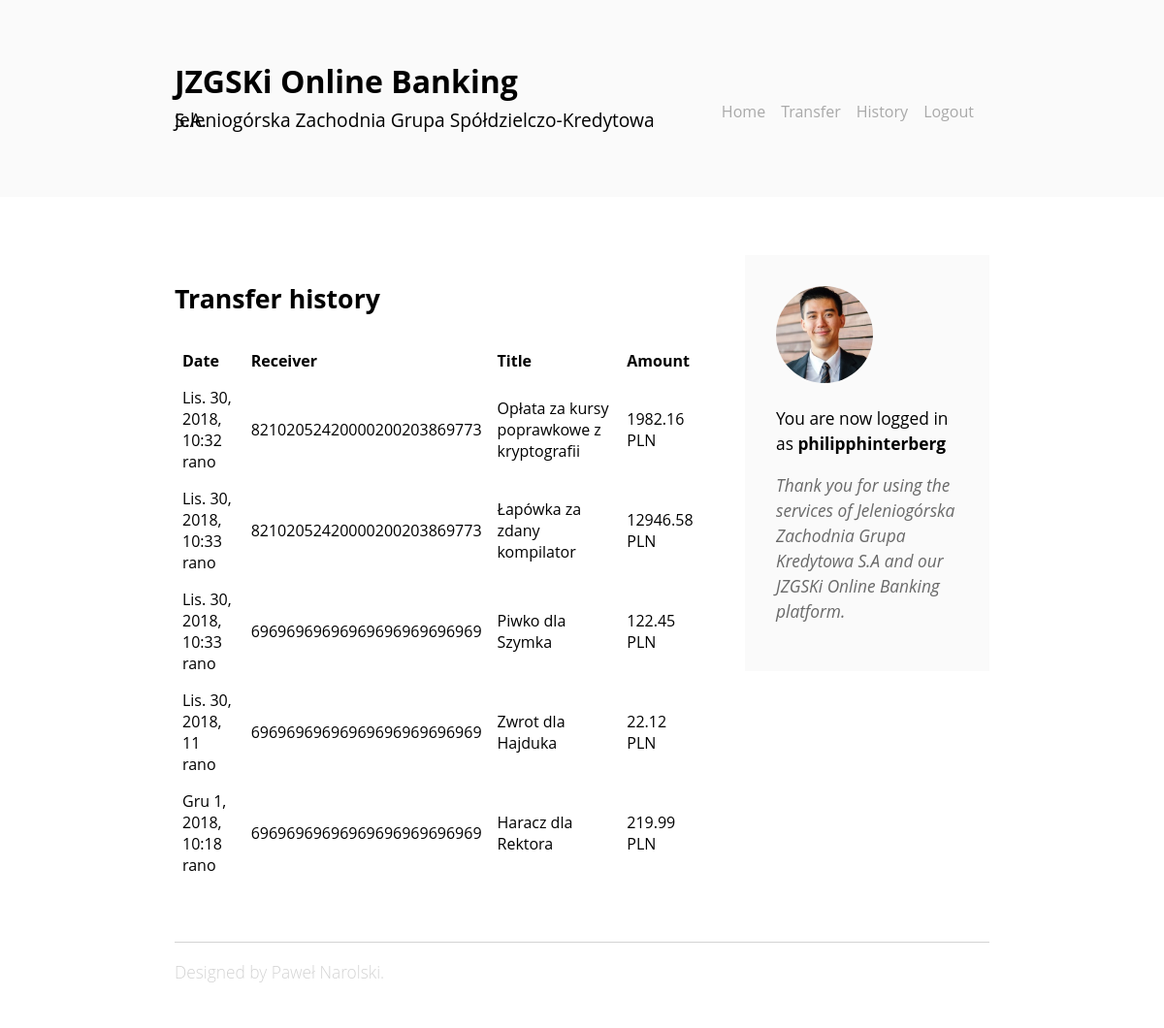
/transfers/history (signed in), run on an earlier commit of the app's database.
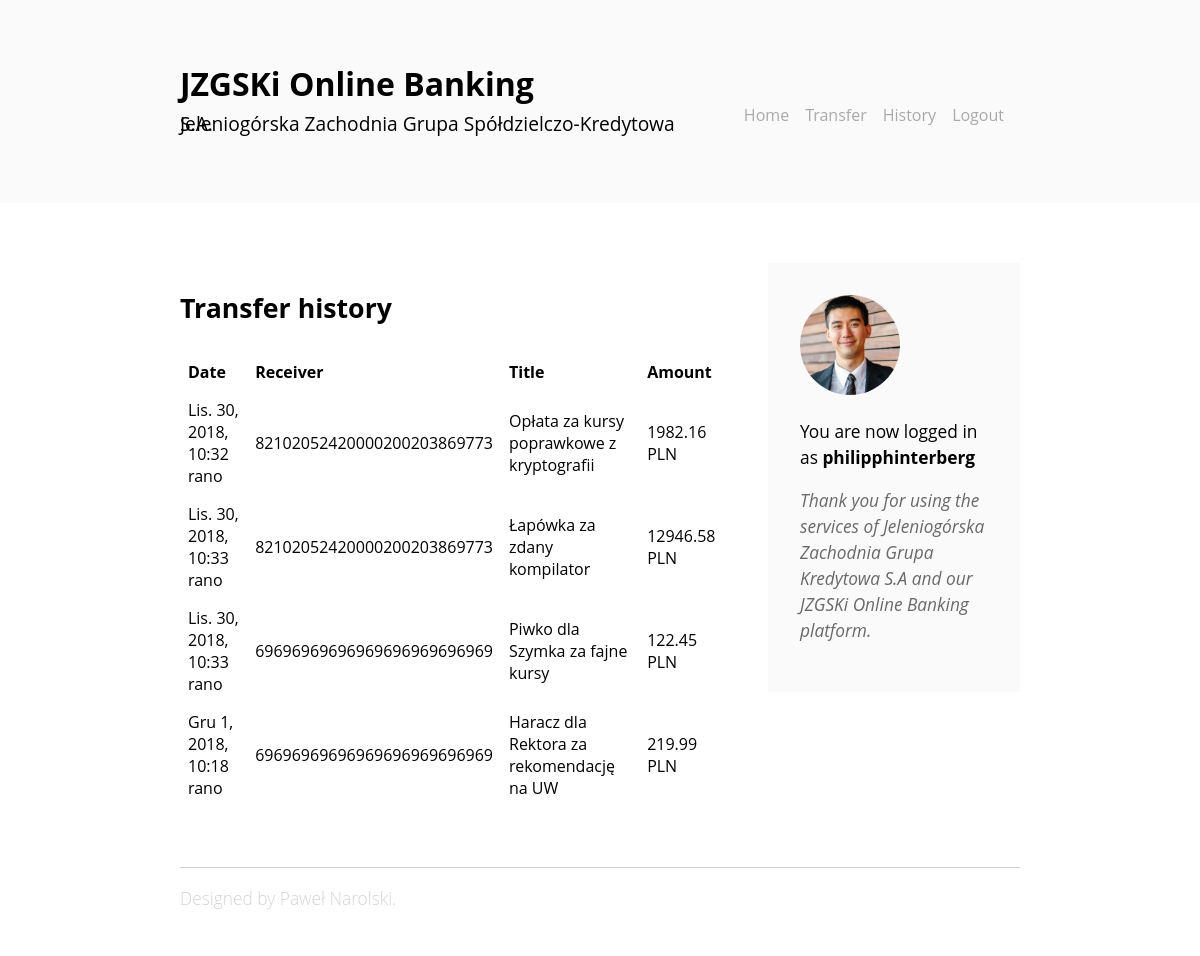
And on a later commit of the database.
### onlinebank/models.py (models this page shows, shortened)
class Transfer(models.Model):
    IBAN_validator = RegexValidator(regex=r'^\d{26}$', message="Bank account must have 26 digits.")
    from_account = models.ForeignKey(User, editable=False, on_delete=models.CASCADE)
    to_account = models.CharField(validators=[IBAN_validator], null=False, max_length=26)
    title = models.CharField(max_length=60, blank=False, null=False)
    amount = models.DecimalField(max_digits=22, decimal_places=2)
    date = models.DateTimeField(auto_now_add=True)

### onlinebank/views.py (the view)
# urls.py: path('transfers/history', views.history, name="history"),
def history(request):
    transfers = [_ for _ in models.Transfer.objects.all() if _.from_account == request.user]
    return render(request, 'onlinebank/history.html', {'transfers': transfers})

### onlinebank/templates/onlinebank/history.html (shortened to what this page needs)
{% extends 'onlinebank/base.html' %}
{% block content %}
{% if user.is_authenticated %}
<div class="article">
    <h3>Transfer history</h3>
    <div>
        <table class="pure-table pure-table-bordered">
            <thead>
                <tr>
                    <th>Date</th>
                    <th>Receiver</th>
                    <th>Title</th>
                    <th>Amount</th>
                </tr>
            </thead>
            <tbody>
            {% for t in transfers %}
                <tr>
                    <td>{{ t.date }}</td>
                    <td>{{ t.to_account }}</td>
                    <td>{{ t.title }}</td>
                    <td>{{ t.amount }} PLN</td>
                </tr>
            {% endfor %}
            </tbody>
        </table>
    </div>
</div>
{% else %}
<div class="article">
    <h3>User not logged in</h3>
    <p>Please <a href={% url 'login' %}>log in</a> first</p>
</div>
{% endif %}
{% endblock %}

### onlinebank/templates/onlinebank/base.html (shortened to what this page needs)
{% load static %}
<!DOCTYPE html>
<html lang="pl">
<head>
    <link rel="stylesheet" href="{% static 'css/style.css' %}">
    <link rel="stylesheet" href="https://unpkg.com/purecss@1.0.0/build/pure-min.css">
</head>
<body>
    <div class="header">
        <div class="branding">
            <div class="logo">
                <a class="logo-link" href="{% url 'home' %}">JZGSKi Online Banking</a>
                <h2>Jeleniogórska Zachodnia Grupa Spółdzielczo-Kredytowa S.A.</h2>
            </div>
            <div class="menu-container">
                <ul class="menu">
                    <li class="menu-item"><a href="{% url 'home' %}">Home</a></li>
                    {% if user.is_authenticated %}
                    <li class="menu-item"><a href="{% url 'new_transfer' %}" class="active">Transfer</a></li>
                    <li class="menu-item"><a href="{% url 'history' %}" class="active">History</a></li>
                    <li class="menu-item"><a href="{% url 'logout' %}" class="active">Logout</a></li>
                    {% endif %}
                </ul>
            </div>
        </div>
    </div>
    <div class="content">
        {% block content %}
        {% endblock %}
        <div class="sidebar">
            <div class="sidebar-content">
                <div class="biography animated fadeInUp">
                    {% if request.user.is_authenticated %}
                        <img class="profile-pic" src="{% static 'img/profile.jpg' %}" alt="My picture" />
                        <p class"biography-c">You are now logged in as <b>{{ user.username }}</b></p>
                        <p class="biography-c">Thank you for using the services of Jeleniogórska Zachodnia Grupa Kredytowa S.A and our JZGSKi Online Banking platform.</p>
                    {% else %}
                        <h4>Howdy, stranger!</h4>
                        <p class="biography-c">You are not logged in to your bank account at the moment.</p>
                        <p class="biography-c">We encourage you to log in to the JZGSKi or to create a new bank account today!</p>
                    {% endif %}
                </div>
            </div>
        </div>
    </div>
    <div class="footer">
        <div class="about">
            <p>Designed by Paweł Narolski.</p>
        </div>
    </div>
</body>
</html>

### onlinebank/static/css/style.css (style rules this page uses)
.animated { -webkit-animation-duration: 0.5s; animation-duration: 1s; -webkit-animation-fill-mode: both; animation-fill-mode: both; }
.fadeInUp { -webkit-animation-name: fadeInUp; animation-name: fadeInUp; }
.header { background: #FAFAFA; width: 100%; float: left; }
.logo { width: 60%; float: left; }
.menu-container { width: 40%; float: left; }
.menu { list-style-type: none; float: right; }
.menu-item { float: left; display: inline-block; padding: 1.7em 16px 0 0; }
.menu a { text-decoration: none; font-weight: 400; color: darkgrey; }
body { font-family: SF Display, Open Sans, sans-serif; margin: 0 auto; }
table { border-collapse: collapse; width: 100%; }
th, td { text-align: left; padding: 8px; }
.branding { width: 70%; padding: 5% 15%; float: left; }
h2 { font-weight: 400; font-size: 1.2em; line-height: 0; }
.content { float: left; margin: 5% 15% 5% 15%; position: relative; overflow: hidden; }
p { line-height: 1.5em; font-size: 13pt; }
h3 { font-size: 20pt }
.article { float: left; width: 65%; margin-right: 5%; }
.sidebar { float: left; width: 30%; }
.sidebar-content { float:left; }
.biography { background-color: #FAFAFA; padding: 2em 2em; }
.biography-c { font-style: italic; color: dimgray }
.profile-pic { width: 100px; border-radius: 50%; margin-left: auto; margin-right: auto; }
.about { color: lightgray; font-weight: 300; }
.footer { float: left; margin: 0% 15% 5% 15%; border-top: 1px solid lightgray; width: 70%; }
li { line-height: 1.5em; }
.logo-link { text-decoration: none; font-size: 2em; font-weight: bold; color: black; line-height: 1.5em; }

What changed in the data, as far as the page shows it:
removed Transfer: date "Lis. 30, 2018, 11 rano", to_account "69696969696969696969696969", title "Zwrot dla Hajduka", amount "22.12"
changed Transfer: title "Piwko dla Szymka" → "Piwko dla Szymka za fajne kursy"
changed Transfer: title "Haracz dla Rektora" → "Haracz dla Rektora za rekomendację na UW"
